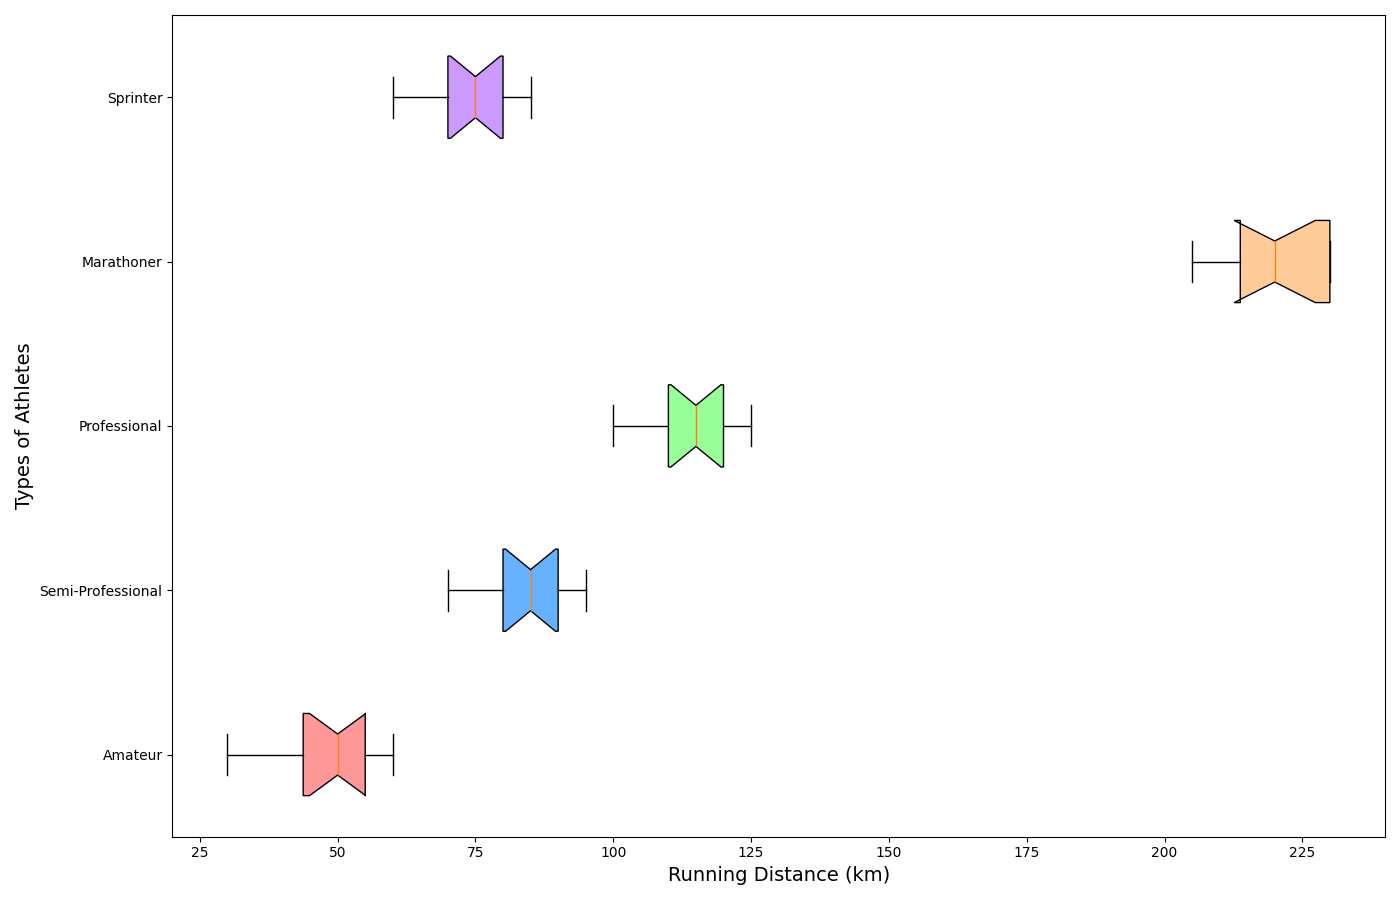

The script that drew this image:
import matplotlib.pyplot as plt

# Monthly running distance data (in km) for each type of athlete
amateur_distances = [45, 30, 55, 60, 35, 50, 40, 50, 45, 60, 50, 55]
semi_pro_distances = [90, 80, 70, 95, 85, 75, 80, 90, 85, 85, 95, 90]
professional_distances = [120, 115, 100, 125, 110, 120, 115, 105, 125, 110, 115, 120]
marathoner_distances = [230, 210, 220, 230, 205, 210, 220, 215, 230, 220, 220, 230]
sprinter_distances = [75, 70, 60, 85, 80, 65, 75, 85, 80, 75, 70, 80]

all_distances = [
    amateur_distances,
    semi_pro_distances,
    professional_distances,
    marathoner_distances,
    sprinter_distances
]

athlete_labels = ["Amateur", "Semi-Professional", "Professional", "Marathoner", "Sprinter"]

fig, ax = plt.subplots(figsize=(14, 9))
box = ax.boxplot(all_distances, labels=athlete_labels, patch_artist=True, notch=True, vert=False, showmeans=False)

colors = ['#FF9999', '#66B2FF', '#99FF99', '#FFCC99', '#CC99FF']
for patch, color in zip(box['boxes'], colors):
    patch.set_facecolor(color)

ax.set_ylabel("Types of Athletes", fontsize=14)
ax.set_xlabel("Running Distance (km)", fontsize=14)

plt.tight_layout()
plt.show()
